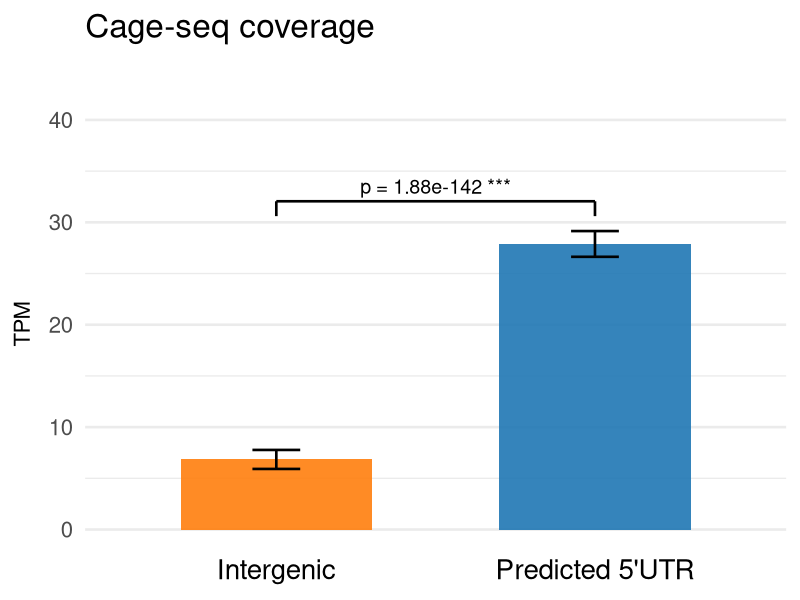
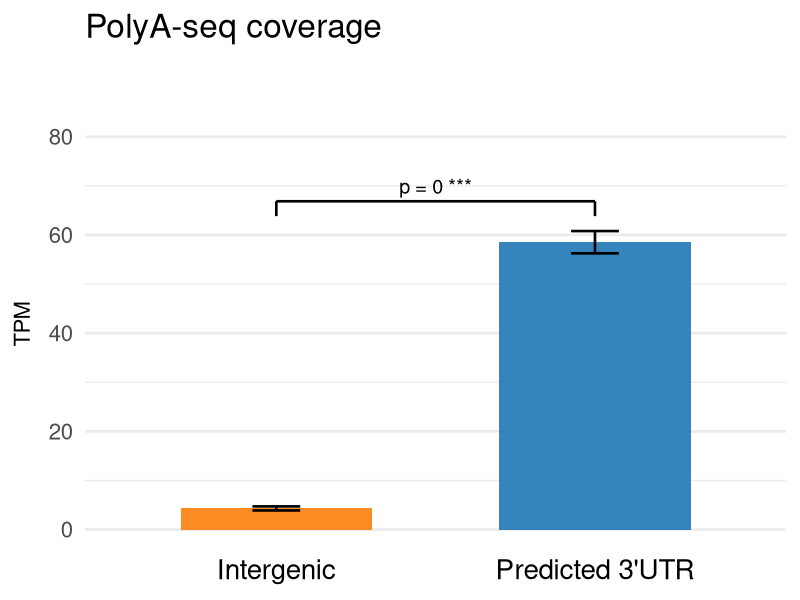
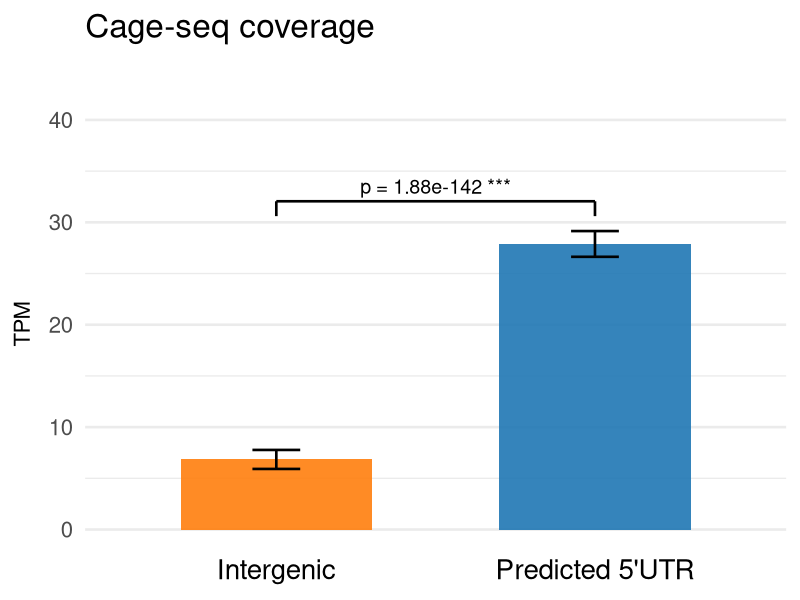
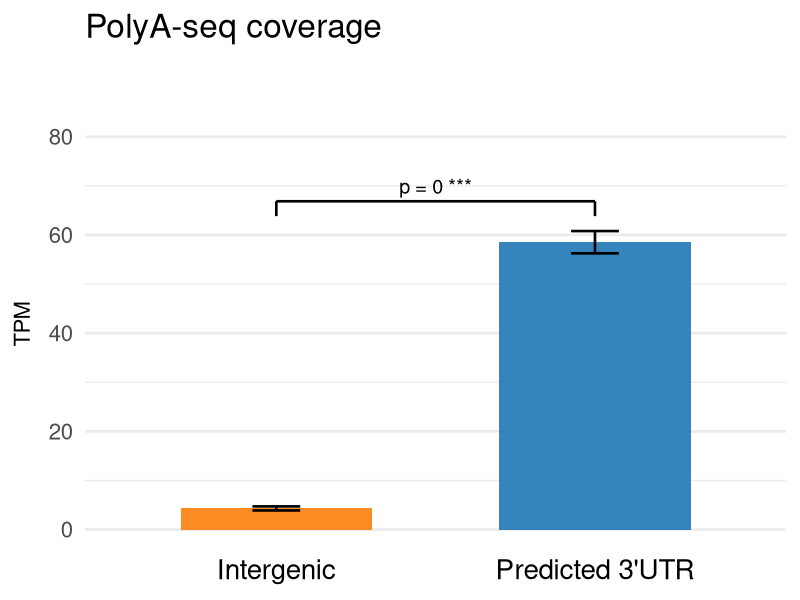

Write R code to recreate these figures, in order.
# -------- Inputs --------
setwd("/rhome/zli529/lab/LncRNA_chip_prediction/Final/Figure4_gene/")


library(ggplot2)
library(dplyr)

# ============================================================
# 1. Load Data (Based on your provided summary files)
# ============================================================

# Source 1: 5'UTR Data
df_5utr <- data.frame(
  group = c("Intergenic", "Predicted 5'UTR"),
  n = c(825, 4531),
  mean = c(6.848613205540564, 27.889952342213416),
  sd = c(13.581916153824668, 43.0689537346879)
)

# Source 2: 3'UTR Data
df_3utr <- data.frame(
  group = c("Intergenic", "Predicted 3'UTR"),
  n = c(860, 4651),
  mean = c(4.303131267440052, 58.538529752261006),
  sd = c(6.137556334189176, 78.86401690854953)
)

# ============================================================
# 2. Define Plotting Function
# ============================================================

plot_genomic_summary <- function(df_input, target_label, plot_title, y_label, output_filename) {
  
  # --- Calculate SE and CI ---
  df_bar <- df_input %>%
    mutate(
      se = sd / sqrt(n),
      ci = qt(0.975, df = n - 1) * se
    )
  
  df_bar$group <- factor(df_bar$group, levels = c("Intergenic", target_label))
  
  # --- Welch's T-test ---
  g1 <- df_bar[df_bar$group == "Intergenic", ]
  g2 <- df_bar[df_bar$group == target_label, ]
  
  t_stat <- (g1$mean - g2$mean) / sqrt((g1$sd^2 / g1$n) + (g2$sd^2 / g2$n))
  num <- ((g1$sd^2 / g1$n) + (g2$sd^2 / g2$n))^2
  den <- ((g1$sd^2 / g1$n)^2 / (g1$n - 1)) + ((g2$sd^2 / g2$n)^2 / (g2$n - 1))
  pval <- 2 * pt(-abs(t_stat), df = num / den)
  
  stars <- if (pval < 1e-3) "***" else if (pval < 1e-2) "**" else if (pval < 0.05) "*" else "ns"
  
  # --- Plotting Setup ---
  my_colors <- c("#ff7f0e", "#1f77b4")
  names(my_colors) <- c("Intergenic", target_label)
  
  y_top  <- max(df_bar$mean + df_bar$ci, na.rm = TRUE)
  y_bar  <- y_top * 1.10
  y_tick <- y_top * 1.05
  y_text <- y_top * 1.15
  
  p <- ggplot(df_bar, aes(x = group, y = mean, fill = group)) +
    geom_col(width = 0.6, alpha = 0.9, color = NA) +
    geom_errorbar(aes(ymin = pmax(0, mean - ci), ymax = mean + ci),
                  width = 0.15, linewidth = 0.9) +
    # --- UPDATED LABELS HERE ---
    labs(x = NULL, 
         y = y_label,          # Set Y-axis to TPM
         title = plot_title,   # Custom Title
         subtitle = sprintf(" ",
                            df_bar$n[df_bar$group == "Intergenic"],
                            df_bar$n[df_bar$group == target_label])) +
    scale_fill_manual(values = my_colors) +
    theme_minimal(base_size = 20) +
    theme(
      legend.position = "none",
      panel.grid.major.x = element_blank(),
      plot.title = element_text(),
      # Large Bold X-axis labels
      axis.text.x = element_text(size = 20, color = "black"), 
      axis.title.y = element_text(size = 16, margin = margin(r = 10))
    ) +
    
    # Statistical Bracket
    annotate("segment", x = 1, xend = 2, y = y_bar,  yend = y_bar,  linewidth = 0.9) +
    annotate("segment", x = 1, xend = 1, y = y_tick, yend = y_bar,  linewidth = 0.9) +
    annotate("segment", x = 2, xend = 2, y = y_tick, yend = y_bar,  linewidth = 0.9) +
    annotate("text", x = 1.5, y = y_text,
             label = sprintf("p = %.3g %s", pval, stars), size = 5) +
    
    scale_y_continuous(expand = expansion(mult = c(0.05, 0.25)))
  
  print(p)
  ggsave(output_filename, p, width = 7.2, height = 4.8, dpi = 300)
}

# ============================================================
# 3. Execute with Specific Titles
# ============================================================

# 1. Plot for 5'UTR (Cage-seq)
plot_genomic_summary(
  df_input = df_5utr, 
  target_label = "Predicted 5'UTR", 
  plot_title = "Cage-seq coverage",   # Specific title for 5'UTR
  y_label = "TPM",                      # Y-axis label
  output_filename = "Predicted_5UTR_Cage.png"
)

# 2. Plot for 3'UTR (PolyA-seq)
plot_genomic_summary(
  df_input = df_3utr, 
  target_label = "Predicted 3'UTR", 
  plot_title = "PolyA-seq coverage",  # Specific title for 3'UTR
  y_label = "TPM",                      # Y-axis label
  output_filename = "Predicted_3UTR_PolyA.png"
)
